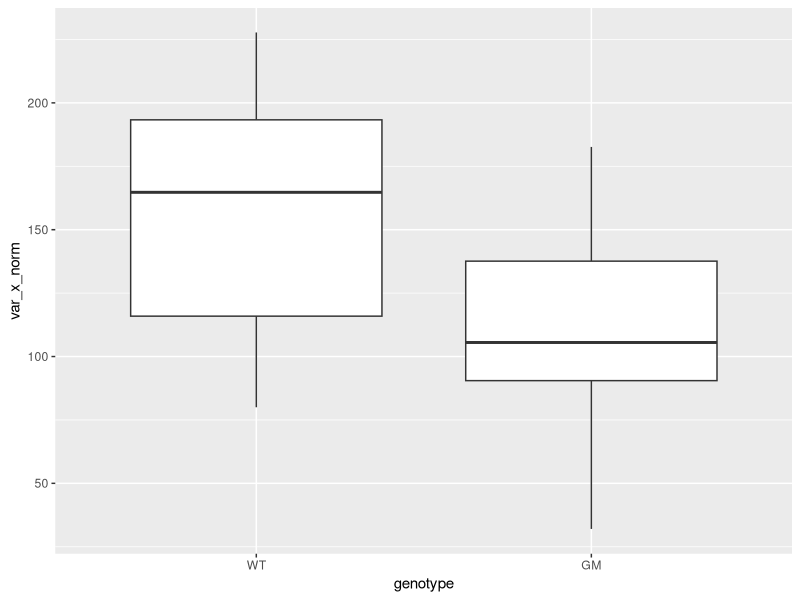
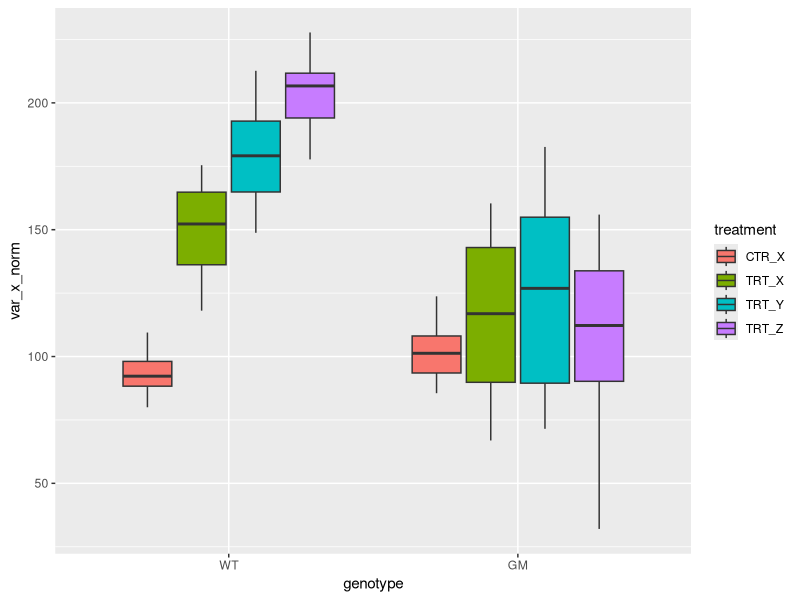
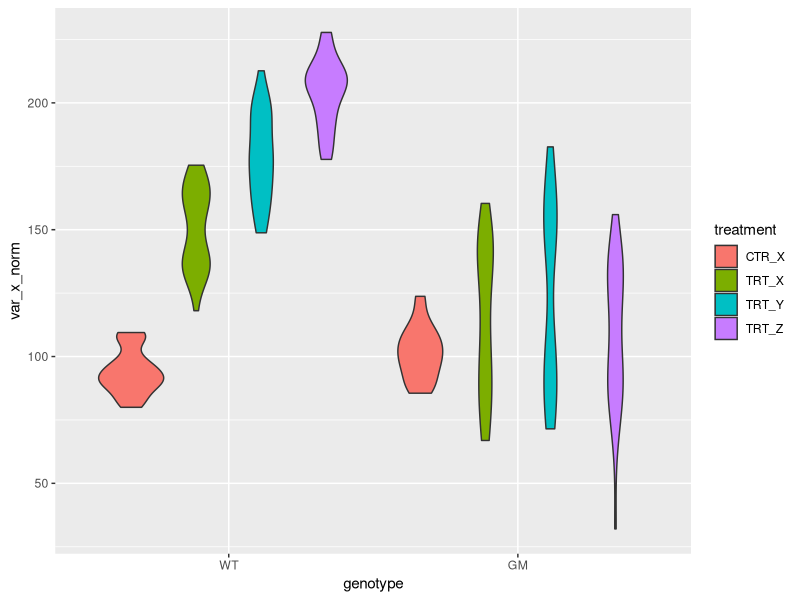
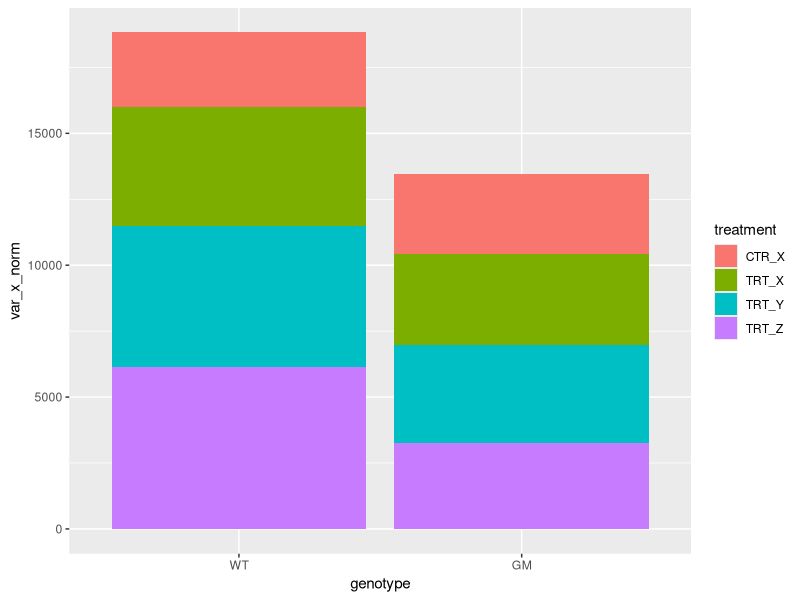
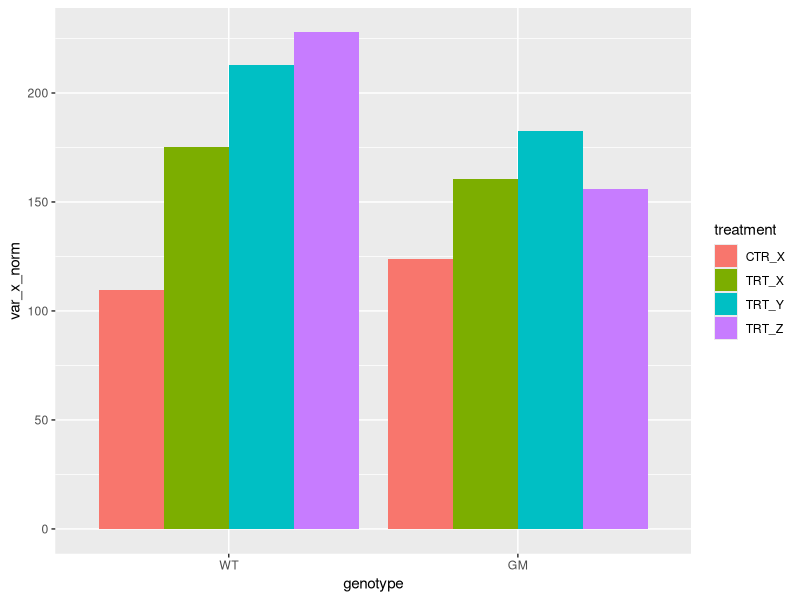
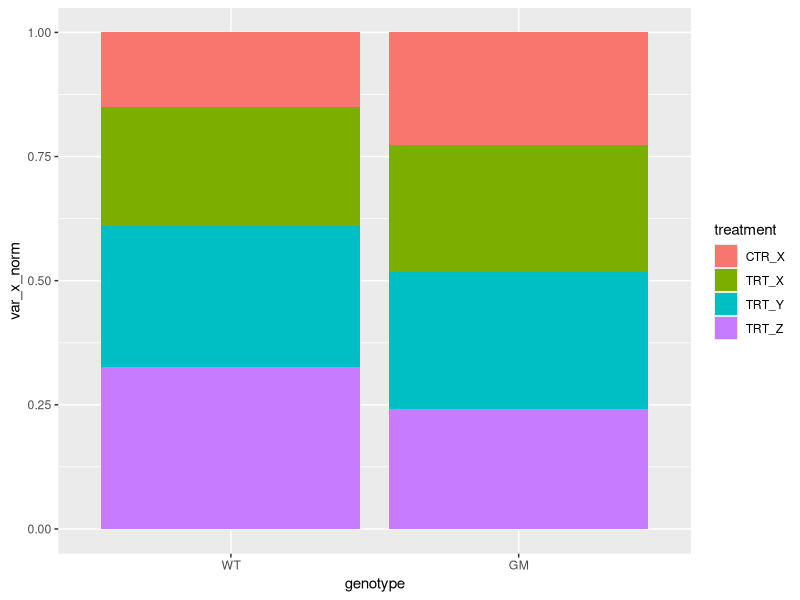
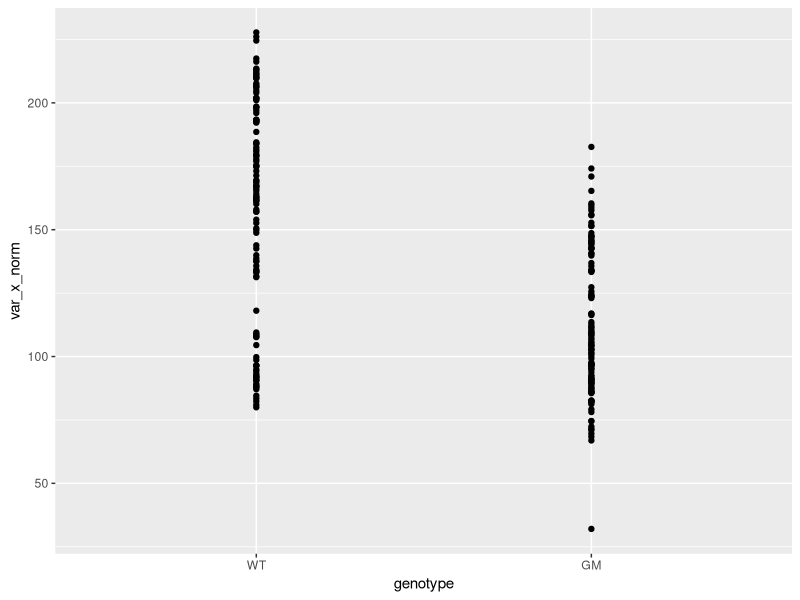
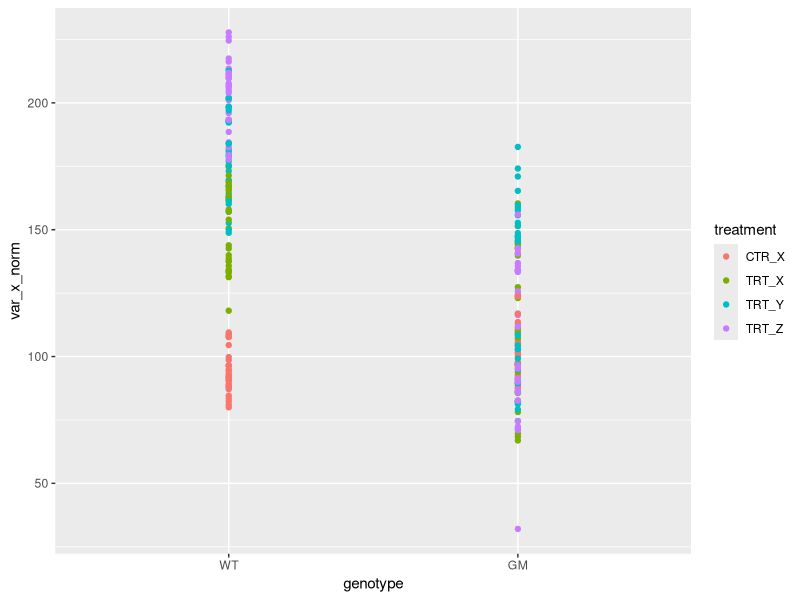

Write the R code that produced these figures, in order.
## ---- chunk 1

1 + 1
10 / 5
2^5
1 * 5

## ---- chunk 2
a <- 2
b <- 3

a + b

c <- "text"
c

## ---- chunk 3
# ?sum

sum(1, 2, 3, 4, 5)

## ---- chunk 4

# ?c()

## ---- chunk 5

x <- c(0,1,2,3,4,5,6)
x

# x is a "special" vector where there is logic in the sequence.
# This vector can also be constructed with seq(from = ..., to = ..., by = 1)
x <- seq(from = 0, to = 6, by = 1)
x

y <- c(0,1,2,-3,4,-5,6,10,200,300)
y

## ---- chunk 6

if( x[1] == 0) {
    print("This is good")
} else {
    print("This is bad")
}

## ---- chunk 7

# ii is a placeholder that goes through the sequence after "in"
for(ii in 1:length(x)) {
    print(x[ii])
}

## ---- chunk 8

for(ii in 1:length(x)) {
    print(x[ii]^3)
}

## ---- chunk 9

for(ii in 1:4) {
    print(rep(ii, times = ii))
}

## ---- chunk 10

for(ii in 1:ncol(iris)) {
    print(paste0(colnames(iris)[ii], " (", nchar(colnames(iris)[ii]), ")"))
}

# for code readability, you could create intermediate objects
column <- colnames(iris)

for(ii in 1:ncol(iris)) {
    phrase <- paste0(column[ii], " (", nchar(column[ii]), ")")
    print(phrase)
}

## ---- chunk 11

for(ii in 1:nrow(iris)) {
    print(paste("Flower", ii, "is a", iris$Species[ii], "and has a Sepal.Length of", iris$Sepal.Length[ii]))
}

## ---- chunk 12

for(ii in 1:length(y)) {
    if(y[ii] < 0) { next() }
    print(y[ii])
}

# this can also be solved without next()
for(ii in 1:length(y)) {
    if(y[ii] >= 0) { print(y[ii]) }
}

## ---- chunk 13

for(ii in 1:length(y)) {
    if(y[ii] == 10) { break() }
    print(y[ii])
}

## ---- chunk 14

for(ii in 1:length(rivers)) {
    if(rivers[ii] < 500) {
        print("short river")
    } else if(rivers[ii] > 2000) {
        print("long river")
    } else {
        print(rivers[ii])
    }
}

## ---- chunk 15

library(ggplot2)
library(readr)
library(dplyr)

## ---- chunk 16

mydata <- read_csv("tidy.csv")
mydata
## ---- chunk 17

nrow(mydata)
ncol(mydata)

# to have both nrow() and ncol() in one call
dim(mydata)

## ---- chunk 18

mydata <- mutate(mydata, 
                 genotype = factor(genotype, levels = c("WT","GM")),
                 treatment = factor(treatment, levels = c("CTR_X","TRT_X","TRT_Y","TRT_Z")),
                 gender = factor(gender, levels = c("M","F")))

## ---- chunk 19

mydata <- mutate(mydata,
                 var_x_norm = var_x * norm,
                 var_y_norm = var_y * norm,
                 var_z_norm = var_z * norm)

## ---- chunk 20

mymales <- filter(mydata,
                  gender == "M")

## ---- chunk 21

summarise(mymales, 
          min_value_x_norm = min(var_x_norm),
          mean_value_x_norm = mean(var_x_norm))

## ---- chunk 22

mymales %>% 
    group_by(genotype) %>% 
    summarise(
        min_value_x_norm = min(var_x_norm),
        mean_value_x_norm = mean(var_x_norm))

## ---- chunk 23

mysummary <-
    mymales %>% 
    group_by(genotype) %>% 
    summarise(
        min_value_x_norm = min(var_x_norm),
        mean_value_x_norm = mean(var_x_norm)
    )

## ---- chunk 24

write_csv(mysummary, path = "myfirstroutput.csv")

## ---- chunk 25

mymales %>% 
    group_by(genotype) %>% 
    summarise(
        min_value_x_norm = min(var_x_norm),
        mean_value_x_norm = mean(var_x_norm)
    )

mymales %>% 
    group_by(genotype) %>% 
    summarise(
        min_value_y_norm = min(var_y_norm),
        mean_value_y_norm = mean(var_y_norm)
    )

mymales %>% 
    group_by(genotype) %>% 
    summarise(
        min_value_z_norm = min(var_z_norm),
        mean_value_z_norm = mean(var_z_norm)
    )

## ---- chunk 26

ggplot(mydata, aes(x = genotype, y = var_x_norm)) + geom_boxplot()

## ---- chunk 27

ggplot(mydata, aes(x = genotype, y = var_x_norm, fill = treatment)) + geom_boxplot()

## ---- chunk 28

ggplot(mydata, aes(x = genotype, y = var_x_norm, fill = treatment)) + geom_violin()

## ---- chunk 29

ggplot(mydata, aes(x = genotype, y = var_x_norm, fill = treatment)) + geom_col()

## ---- chunk 30

ggplot(mydata, aes(x = genotype, y = var_x_norm, fill = treatment)) + geom_col(position = "dodge")

## ---- chunk 31

ggplot(mydata, aes(x = genotype, y = var_x_norm, fill = treatment)) + geom_col(position = "fill")

## ---- chunk 32

ggplot(mydata, aes(genotype, var_x_norm)) + geom_point()

## ---- chunk 33

ggplot(mydata, aes(genotype, var_x_norm, color = treatment)) + geom_point()

## ---- chunk 34

ggplot(mydata, aes(genotype, var_x_norm, color = treatment)) + geom_point(position = position_dodge(0.30))

## ---- chunk 35
ggplot(mydata, aes(genotype, var_x_norm, color = treatment)) + 
    geom_point(position = position_dodge(0.30)) +
    facet_wrap(~ gender)
## ---- chunk 36
ggplot(mydata, aes(genotype, var_x_norm, color = treatment)) + 
    geom_point(position = position_dodge(0.30)) +
    facet_grid(gender ~ .)
## ---- chunk 37
ggplot(mydata, aes(genotype, var_x_norm, color = treatment)) + 
    geom_point(position = position_dodge(0.30)) +
    facet_grid(. ~ gender)
